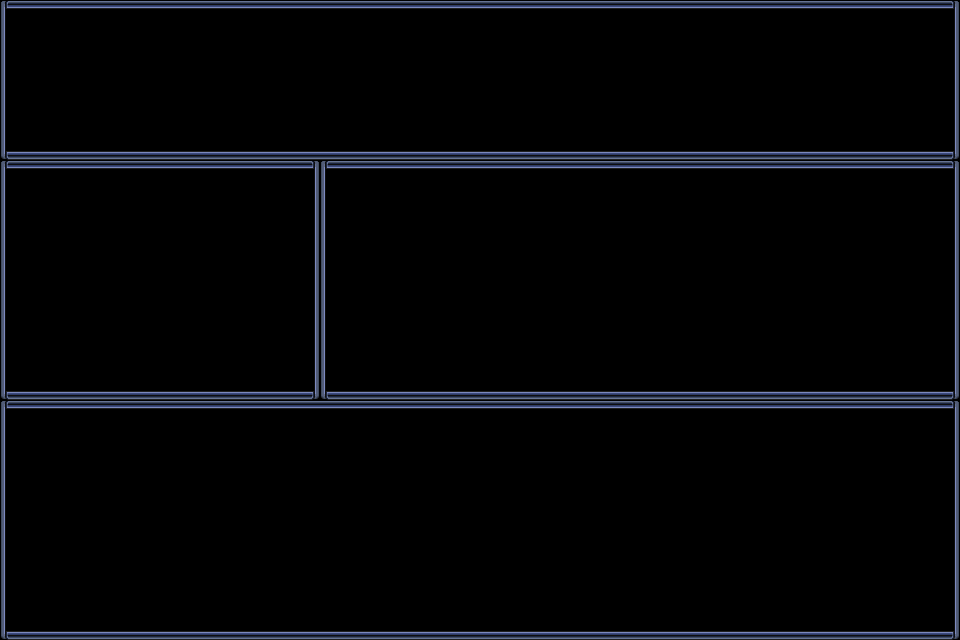

Below is a game level as drawn by its tile map, then a one-line description and the .tmx that defines it (tile-layer data replaced by summaries):
An orthogonal 60x40 tile map with 16x16 px tiles, 2 tile layers (behind, bront).

<map version="1.0" orientation="orthogonal" width="60" height="40" tilewidth="16" tileheight="16">
 <tileset firstgid="1" name="Window_b_00" tilewidth="16" tileheight="16">
  <image source="Window_b_00.png" width="128" height="128" />
 </tileset>
 <layer name="behind" width="60" height="40" opacity="0.61">
  <data>[2400 cells, 2400 non-empty, 1 distinct tile ids]</data>
 </layer>
 <layer name="bront" width="60" height="40">
  <data>[2400 cells, 454 non-empty, 11 distinct tile ids]</data>
 </layer>
</map>
